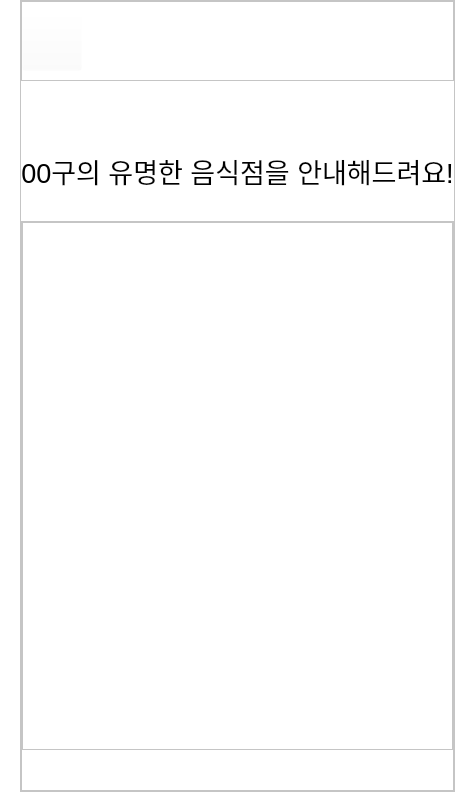
      <widget class="QWidget" name="main_page_3">
       <property name="styleSheet">
        <string notr="true">background-color: rgb(255, 255, 255);</string>
       </property>
       <layout class="QVBoxLayout" name="verticalLayout_9">
        <property name="spacing">
         <number>0</number>
        </property>
        <property name="leftMargin">
         <number>0</number>
        </property>
        <property name="topMargin">
         <number>0</number>
        </property>
        <property name="rightMargin">
         <number>0</number>
        </property>
        <property name="bottomMargin">
         <number>0</number>
        </property>
        <item>
         <layout class="QHBoxLayout" name="horizontalLayout_6">
          <property name="spacing">
           <number>0</number>
          </property>
          <item>
           <spacer name="horizontalSpacer_8">
            <property name="orientation">
             <enum>Qt::Horizontal</enum>
            </property>
            <property name="sizeType">
             <enum>QSizePolicy::Fixed</enum>
            </property>
            <property name="sizeHint" stdset="0">
             <size>
              <width>20</width>
              <height>20</height>
             </size>
            </property>
           </spacer>
          </item>
          <item>
           <widget class="QFrame" name="frame_7">
            <property name="minimumSize">
             <size>
              <width>0</width>
              <height>220</height>
             </size>
            </property>
            <property name="frameShape">
             <enum>QFrame::StyledPanel</enum>
            </property>
            <property name="frameShadow">
             <enum>QFrame::Raised</enum>
            </property>
            <layout class="QVBoxLayout" name="verticalLayout_7">
             <property name="spacing">
              <number>0</number>
             </property>
             <property name="leftMargin">
              <number>0</number>
             </property>
             <property name="topMargin">
              <number>0</number>
             </property>
             <property name="rightMargin">
              <number>0</number>
             </property>
             <property name="bottomMargin">
              <number>0</number>
             </property>
             <item>
              <widget class="QFrame" name="frame_8">
               <property name="minimumSize">
                <size>
                 <width>0</width>
                 <height>80</height>
                </size>
               </property>
               <property name="maximumSize">
                <size>
                 <width>16777215</width>
                 <height>80</height>
                </size>
               </property>
               <property name="frameShape">
                <enum>QFrame::StyledPanel</enum>
               </property>
               <property name="frameShadow">
                <enum>QFrame::Raised</enum>
               </property>
               <layout class="QHBoxLayout" name="horizontalLayout_7">
                <property name="spacing">
                 <number>0</number>
                </property>
                <property name="leftMargin">
                 <number>0</number>
                </property>
                <property name="topMargin">
                 <number>0</number>
                </property>
                <property name="rightMargin">
                 <number>0</number>
                </property>
                <property name="bottomMargin">
                 <number>0</number>
                </property>
                <item>
                 <widget class="QPushButton" name="back_3_btn">
                  <property name="minimumSize">
                   <size>
                    <width>60</width>
                    <height>60</height>
                   </size>
                  </property>
                  <property name="styleSheet">
                   <string notr="true">background-color: rgba(255, 255, 255, 0);</string>
                  </property>
                  <property name="text">
                   <string/>
                  </property>
                  <property name="icon">
                   <iconset>
                    <normaloff>img/back.png</normaloff>img/back.png</iconset>
                  </property>
                  <property name="iconSize">
                   <size>
                    <width>60</width>
                    <height>60</height>
                   </size>
                  </property>
                 </widget>
                </item>
                <item>
                 <spacer name="horizontalSpacer_9">
                  <property name="orientation">
                   <enum>Qt::Horizontal</enum>
                  </property>
                  <property name="sizeType">
                   <enum>QSizePolicy::Expanding</enum>
                  </property>
                  <property name="sizeHint" stdset="0">
                   <size>
                    <width>40</width>
                    <height>20</height>
                   </size>
                  </property>
                 </spacer>
                </item>
               </layout>
              </widget>
             </item>
             <item>
              <spacer name="verticalSpacer_4">
               <property name="orientation">
                <enum>Qt::Vertical</enum>
               </property>
               <property name="sizeType">
                <enum>QSizePolicy::Fixed</enum>
               </property>
               <property name="sizeHint" stdset="0">
                <size>
                 <width>20</width>
                 <height>40</height>
                </size>
               </property>
              </spacer>
             </item>
             <item>
              <widget class="QLabel" name="main_3_title_lab">
               <property name="minimumSize">
                <size>
                 <width>0</width>
                 <height>100</height>
                </size>
               </property>
               <property name="maximumSize">
                <size>
                 <width>16777215</width>
                 <height>100</height>
                </size>
               </property>
               <property name="font">
                <font>
                 <pointsize>20</pointsize>
                </font>
               </property>
               <property name="text">
                <string>00구의 유명한 음식점을 안내해드려요!</string>
               </property>
               <property name="alignment">
                <set>Qt::AlignCenter</set>
               </property>
              </widget>
             </item>
             <item>
              <widget class="QFrame" name="frame_9">
               <property name="minimumSize">
                <size>
                 <width>0</width>
                 <height>570</height>
                </size>
               </property>
               <property name="frameShape">
                <enum>QFrame::StyledPanel</enum>
               </property>
               <property name="frameShadow">
                <enum>QFrame::Raised</enum>
               </property>
               <layout class="QVBoxLayout" name="verticalLayout_8">
                <property name="spacing">
                 <number>0</number>
                </property>
                <property name="leftMargin">
                 <number>0</number>
                </property>
                <property name="topMargin">
                 <number>0</number>
                </property>
                <property name="rightMargin">
                 <number>0</number>
                </property>
                <property name="bottomMargin">
                 <number>0</number>
                </property>
                <item>
                 <widget class="QScrollArea" name="scrollArea">
                  <property name="widgetResizable">
                   <bool>true</bool>
                  </property>
                  <widget class="QWidget" name="scrollAreaWidgetContents">
                   <property name="geometry">
                    <rect>
                     <x>0</x>
                     <y>0</y>
                     <width>552</width>
                     <height>582</height>
                    </rect>
                   </property>
                  </widget>
                 </widget>
                </item>
                <item>
                 <spacer name="verticalSpacer_5">
                  <property name="orientation">
                   <enum>Qt::Vertical</enum>
                  </property>
                  <property name="sizeType">
                   <enum>QSizePolicy::Fixed</enum>
                  </property>
                  <property name="sizeHint" stdset="0">
                   <size>
                    <width>20</width>
                    <height>40</height>
                   </size>
                  </property>
                 </spacer>
                </item>
               </layout>
              </widget>
             </item>
            </layout>
           </widget>
          </item>
          <item>
           <spacer name="horizontalSpacer_10">
            <property name="orientation">
             <enum>Qt::Horizontal</enum>
            </property>
            <property name="sizeType">
             <enum>QSizePolicy::Fixed</enum>
            </property>
            <property name="sizeHint" stdset="0">
             <size>
              <width>20</width>
              <height>20</height>
             </size>
            </property>
           </spacer>
          </item>
         </layout>
        </item>
       </layout>
      </widget>
